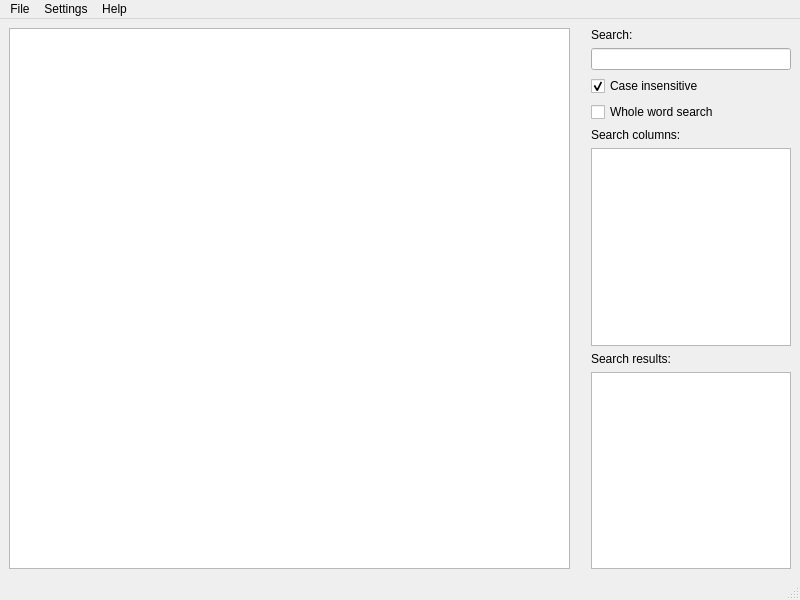
<?xml version="1.0" encoding="UTF-8"?>
<ui version="4.0">
 <class>MainWindow</class>
 <widget class="QMainWindow" name="MainWindow">
  <property name="geometry">
   <rect>
    <x>0</x>
    <y>0</y>
    <width>800</width>
    <height>600</height>
   </rect>
  </property>
  <property name="minimumSize">
   <size>
    <width>800</width>
    <height>600</height>
   </size>
  </property>
  <property name="windowTitle">
   <string>bwCSV</string>
  </property>
  <property name="windowIcon">
   <iconset resource="icons.qrc">
    <normaloff>:/icon.png</normaloff>:/icon.png</iconset>
  </property>
  <property name="locale">
   <locale language="English" country="UnitedStates"/>
  </property>
  <property name="toolButtonStyle">
   <enum>Qt::ToolButtonIconOnly</enum>
  </property>
  <widget class="QWidget" name="centralwidget">
   <layout class="QHBoxLayout" name="horizontalLayout_3">
    <item>
     <widget class="QTableWidget" name="tblContents">
      <property name="enabled">
       <bool>true</bool>
      </property>
      <property name="sizePolicy">
       <sizepolicy hsizetype="Expanding" vsizetype="Expanding">
        <horstretch>1</horstretch>
        <verstretch>0</verstretch>
       </sizepolicy>
      </property>
      <property name="editTriggers">
       <set>QAbstractItemView::NoEditTriggers</set>
      </property>
      <property name="selectionMode">
       <enum>QAbstractItemView::SingleSelection</enum>
      </property>
      <property name="verticalScrollMode">
       <enum>QAbstractItemView::ScrollPerPixel</enum>
      </property>
      <property name="horizontalScrollMode">
       <enum>QAbstractItemView::ScrollPerPixel</enum>
      </property>
      <property name="wordWrap">
       <bool>false</bool>
      </property>
      <attribute name="horizontalHeaderVisible">
       <bool>true</bool>
      </attribute>
      <attribute name="verticalHeaderVisible">
       <bool>true</bool>
      </attribute>
     </widget>
    </item>
    <item>
     <layout class="QVBoxLayout" name="verticalLayout">
      <property name="leftMargin">
       <number>15</number>
      </property>
      <item>
       <widget class="QLabel" name="lblSearch">
        <property name="minimumSize">
         <size>
          <width>200</width>
          <height>0</height>
         </size>
        </property>
        <property name="maximumSize">
         <size>
          <width>200</width>
          <height>16777215</height>
         </size>
        </property>
        <property name="text">
         <string>Search:</string>
        </property>
       </widget>
      </item>
      <item>
       <widget class="QLineEdit" name="txtSearch">
        <property name="minimumSize">
         <size>
          <width>200</width>
          <height>0</height>
         </size>
        </property>
        <property name="maximumSize">
         <size>
          <width>200</width>
          <height>16777215</height>
         </size>
        </property>
       </widget>
      </item>
      <item>
       <widget class="QCheckBox" name="chkCaseInsensitive">
        <property name="minimumSize">
         <size>
          <width>200</width>
          <height>0</height>
         </size>
        </property>
        <property name="maximumSize">
         <size>
          <width>200</width>
          <height>16777215</height>
         </size>
        </property>
        <property name="text">
         <string>Case insensitive</string>
        </property>
        <property name="checked">
         <bool>true</bool>
        </property>
       </widget>
      </item>
      <item>
       <widget class="QCheckBox" name="chkWholeWord">
        <property name="text">
         <string>Whole word search</string>
        </property>
       </widget>
      </item>
      <item>
       <spacer name="vspcrSearch1">
        <property name="minimumSize">
         <size>
          <width>200</width>
          <height>0</height>
         </size>
        </property>
        <property name="maximumSize">
         <size>
          <width>200</width>
          <height>16777215</height>
         </size>
        </property>
        <property name="orientation">
         <enum>Qt::Vertical</enum>
        </property>
        <property name="sizeType">
         <enum>QSizePolicy::Fixed</enum>
        </property>
        <property name="sizeHint" stdset="0">
         <size>
          <width>200</width>
          <height>15</height>
         </size>
        </property>
       </spacer>
      </item>
      <item>
       <widget class="QLabel" name="lblColumns">
        <property name="minimumSize">
         <size>
          <width>200</width>
          <height>0</height>
         </size>
        </property>
        <property name="maximumSize">
         <size>
          <width>200</width>
          <height>16777215</height>
         </size>
        </property>
        <property name="text">
         <string>Search columns:</string>
        </property>
       </widget>
      </item>
      <item>
       <widget class="QListWidget" name="lstColumns">
        <property name="minimumSize">
         <size>
          <width>200</width>
          <height>0</height>
         </size>
        </property>
        <property name="maximumSize">
         <size>
          <width>200</width>
          <height>16777215</height>
         </size>
        </property>
        <property name="selectionMode">
         <enum>QAbstractItemView::MultiSelection</enum>
        </property>
       </widget>
      </item>
      <item>
       <spacer name="vspcrSearch2">
        <property name="minimumSize">
         <size>
          <width>200</width>
          <height>0</height>
         </size>
        </property>
        <property name="maximumSize">
         <size>
          <width>200</width>
          <height>16777215</height>
         </size>
        </property>
        <property name="orientation">
         <enum>Qt::Vertical</enum>
        </property>
        <property name="sizeType">
         <enum>QSizePolicy::Fixed</enum>
        </property>
        <property name="sizeHint" stdset="0">
         <size>
          <width>200</width>
          <height>15</height>
         </size>
        </property>
       </spacer>
      </item>
      <item>
       <widget class="QLabel" name="lblResults">
        <property name="minimumSize">
         <size>
          <width>200</width>
          <height>0</height>
         </size>
        </property>
        <property name="maximumSize">
         <size>
          <width>200</width>
          <height>16777215</height>
         </size>
        </property>
        <property name="text">
         <string>Search results:</string>
        </property>
       </widget>
      </item>
      <item>
       <widget class="QListWidget" name="lstSearchResults">
        <property name="minimumSize">
         <size>
          <width>200</width>
          <height>0</height>
         </size>
        </property>
        <property name="maximumSize">
         <size>
          <width>200</width>
          <height>16777215</height>
         </size>
        </property>
       </widget>
      </item>
     </layout>
    </item>
   </layout>
  </widget>
  <widget class="QMenuBar" name="menuBar">
   <property name="geometry">
    <rect>
     <x>0</x>
     <y>0</y>
     <width>800</width>
     <height>21</height>
    </rect>
   </property>
   <widget class="QMenu" name="menuFile">
    <property name="title">
     <string>File</string>
    </property>
    <addaction name="menuOpen"/>
    <addaction name="menuQuit"/>
   </widget>
   <widget class="QMenu" name="menuSettings_2">
    <property name="title">
     <string>Settings</string>
    </property>
    <addaction name="menuFieldSeparator"/>
    <addaction name="menuTextDelimiter"/>
    <addaction name="separator"/>
    <addaction name="menuHorizontalHeader"/>
    <addaction name="menuVerticalHeader"/>
    <addaction name="separator"/>
    <addaction name="menuHeaderLabels"/>
   </widget>
   <widget class="QMenu" name="menuHelp">
    <property name="title">
     <string>Help</string>
    </property>
    <addaction name="menuAboutMessage"/>
   </widget>
   <addaction name="menuFile"/>
   <addaction name="menuSettings_2"/>
   <addaction name="menuHelp"/>
  </widget>
  <widget class="QStatusBar" name="statusBar"/>
  <action name="actionOpen_file">
   <property name="text">
    <string>Open file...</string>
   </property>
  </action>
  <action name="actionClose_file">
   <property name="text">
    <string>Close file</string>
   </property>
  </action>
  <action name="menuQuit">
   <property name="text">
    <string>Exit</string>
   </property>
   <property name="menuRole">
    <enum>QAction::TextHeuristicRole</enum>
   </property>
  </action>
  <action name="actionComma">
   <property name="checkable">
    <bool>true</bool>
   </property>
   <property name="checked">
    <bool>true</bool>
   </property>
   <property name="text">
    <string>Comma</string>
   </property>
  </action>
  <action name="actionSemicolon">
   <property name="checkable">
    <bool>true</bool>
   </property>
   <property name="text">
    <string>Semicolon</string>
   </property>
  </action>
  <action name="actionSpace">
   <property name="checkable">
    <bool>true</bool>
   </property>
   <property name="text">
    <string>Space</string>
   </property>
  </action>
  <action name="actionTab">
   <property name="checkable">
    <bool>true</bool>
   </property>
   <property name="text">
    <string>Tab</string>
   </property>
  </action>
  <action name="actionDouble_quote">
   <property name="text">
    <string>Double-quote</string>
   </property>
  </action>
  <action name="actionSingle_quote">
   <property name="text">
    <string>Single-quote</string>
   </property>
  </action>
  <action name="actionPreferences">
   <property name="text">
    <string>Preferences...</string>
   </property>
  </action>
  <action name="menuSettings">
   <property name="text">
    <string>Settings...</string>
   </property>
  </action>
  <action name="menuOpen">
   <property name="text">
    <string>Open...</string>
   </property>
  </action>
  <action name="menuFieldSeparator">
   <property name="text">
    <string>Field separator...</string>
   </property>
  </action>
  <action name="menuTextDelimiter">
   <property name="text">
    <string>Text delimiter...</string>
   </property>
  </action>
  <action name="menuVerticalHeader">
   <property name="checkable">
    <bool>true</bool>
   </property>
   <property name="checked">
    <bool>true</bool>
   </property>
   <property name="text">
    <string>Vertical header</string>
   </property>
  </action>
  <action name="menuHorizontalHeader">
   <property name="checkable">
    <bool>true</bool>
   </property>
   <property name="checked">
    <bool>true</bool>
   </property>
   <property name="text">
    <string>Horizontal header</string>
   </property>
  </action>
  <action name="menuHeaderLabels">
   <property name="checkable">
    <bool>true</bool>
   </property>
   <property name="text">
    <string>Set header labels from first line</string>
   </property>
  </action>
  <action name="menuAboutMessage">
   <property name="text">
    <string>About...</string>
   </property>
  </action>
 </widget>
 <tabstops>
  <tabstop>tblContents</tabstop>
  <tabstop>txtSearch</tabstop>
  <tabstop>chkCaseInsensitive</tabstop>
  <tabstop>lstColumns</tabstop>
  <tabstop>lstSearchResults</tabstop>
 </tabstops>
 <resources>
  <include location="icons.qrc"/>
 </resources>
 <connections/>
</ui>
